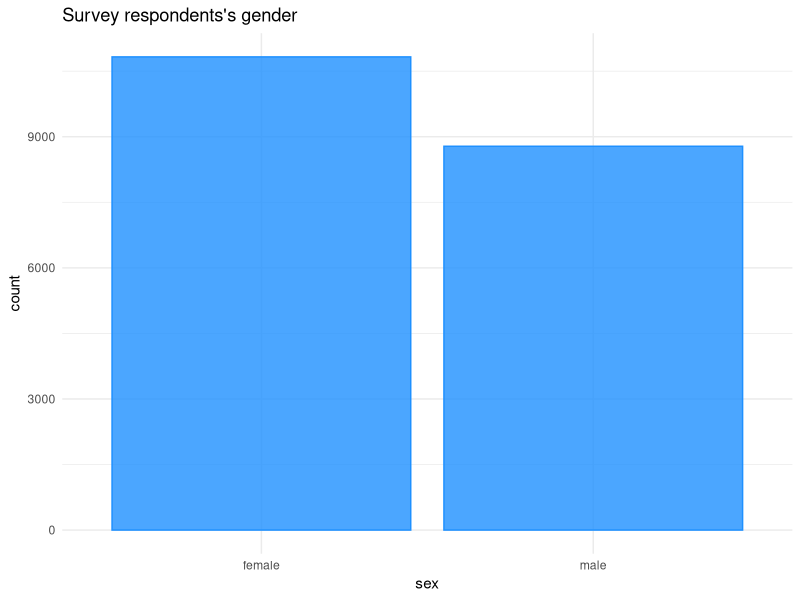
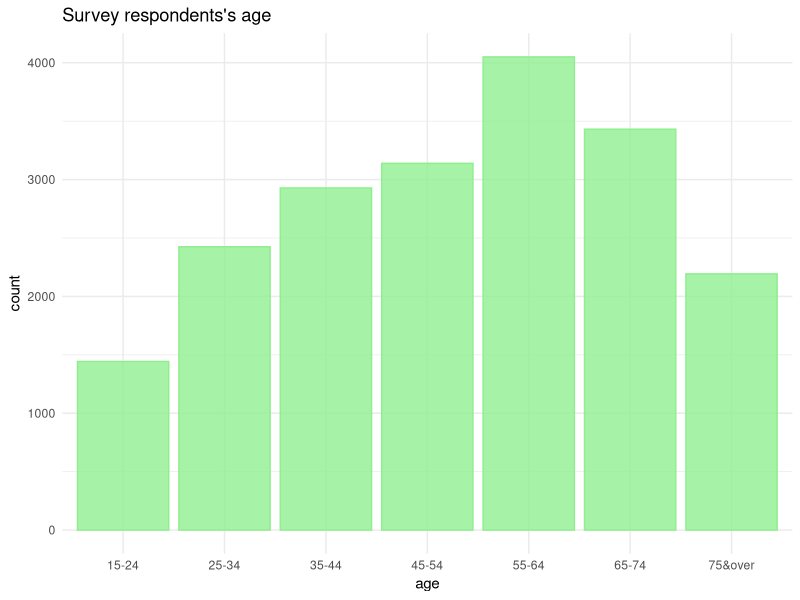
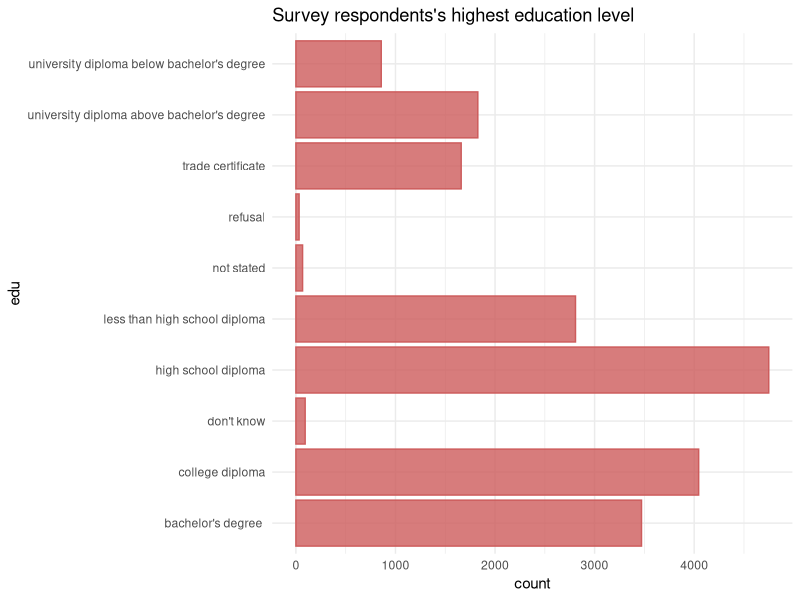
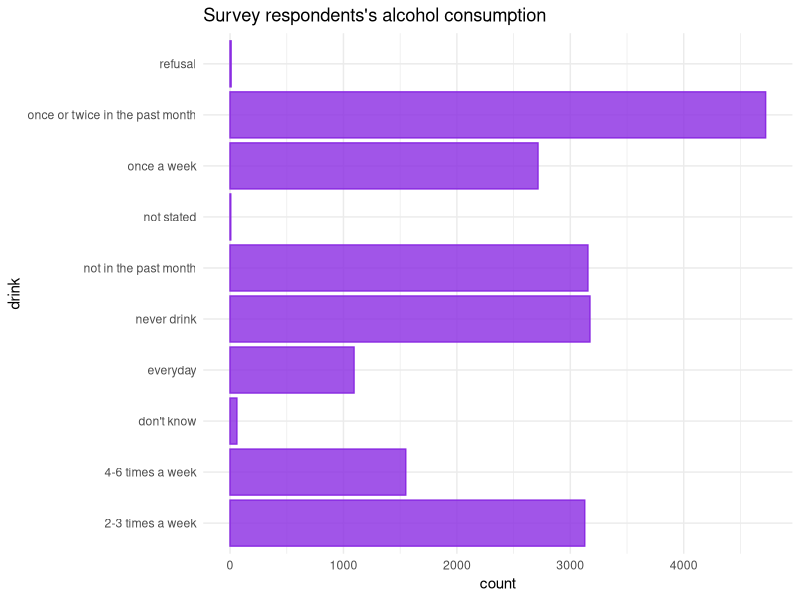
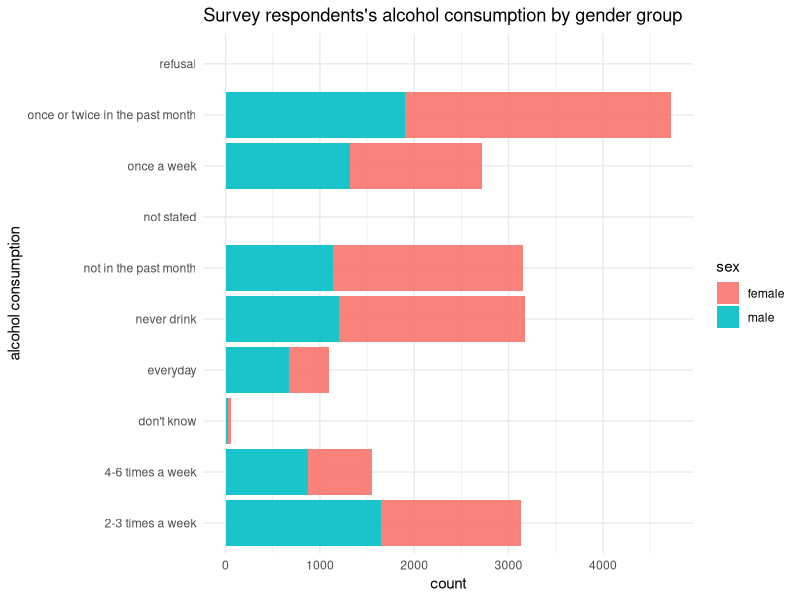
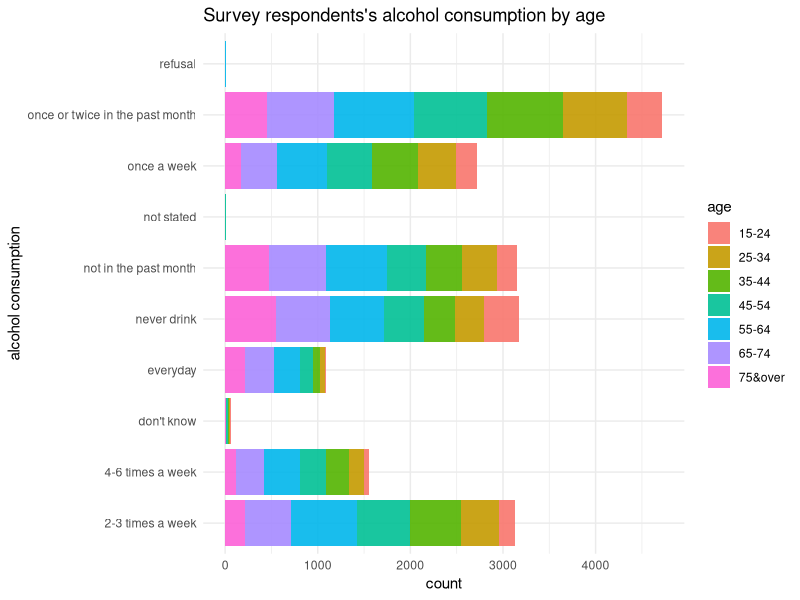
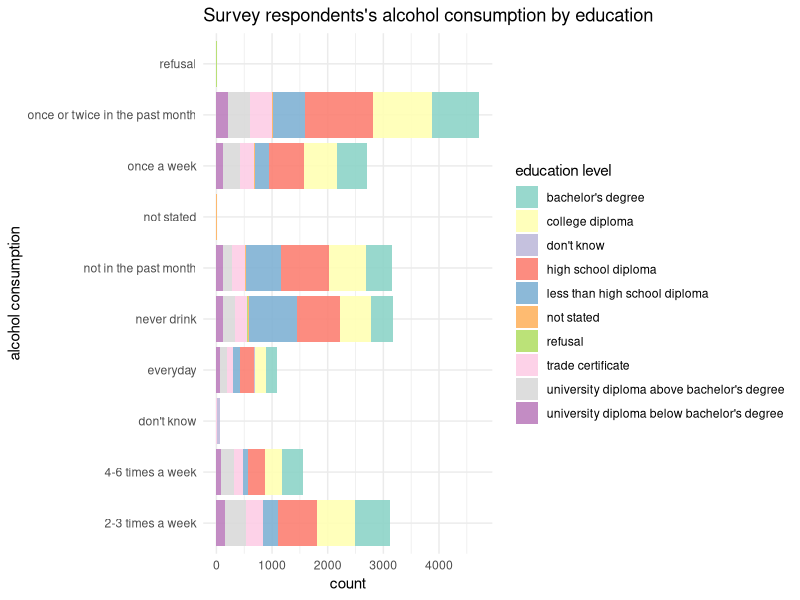

Write R code to recreate these figures, in order. (Note: this script raises an error after producing the figures.)
## ---- chunk 1
library(tidyverse)
library(dplyr)
library(ggplot2)
library(knitr)
library(tidytext)
library(lmtest)
## ---- chunk 2
# import raw dataset
raw_df <- read_csv("AACos3du.csv")
## ---- chunk 3
# cleaning process  
df <- raw_df %>% 
  select(CASEID, sex, agegr10, ehg3_01 , drr_110) %>% 
  rename(id = CASEID, 
         age = agegr10, 
         edu = ehg3_01,
         drink = drr_110) 
write_csv(df, "df.csv")

df1 <- df %>% 
  mutate(sex = case_when(sex == 1 ~ "male",
                         sex == 2 ~ "female",
                         sex == 6 ~ "valid skip",
                         sex == 7 ~ "don't know",
                         sex == 8 ~ "refusal",
                         sex == 9 ~ "not stated"),
         age = case_when(age == 1 ~ "15-24",
                         age == 2 ~ "25-34",
                         age == 3 ~ "35-44",
                         age == 4 ~ "45-54",
                         age == 5 ~ "55-64",
                         age == 6 ~ "65-74",
                         age == 7 ~ "75&over",
                         age== 96 ~ "valid skip",
                         age == 97 ~ "don't know",
                         age == 98 ~ "refusal",
                         age == 99 ~ "not stated"),
         edu = case_when(edu == 1 ~ "less than high school diploma",
                         edu == 2 ~ "high school diploma",
                         edu == 3 ~ "trade certificate",
                         edu == 4 ~ "college diploma",
                         edu == 5 ~ "university diploma below bachelor's degree",
                         edu == 6 ~ "bachelor's degree ",
                         edu == 7 ~ "university diploma above bachelor's degree",
                         edu == 96 ~ "valid skip",
                         edu == 97 ~ "don't know",
                         edu == 98 ~ "refusal",
                         edu == 99 ~ "not stated"),
         drink = case_when(drink == 1 ~ "everyday",
                           drink == 2 ~ "4-6 times a week",
                           drink == 3 ~ "2-3 times a week",
                           drink == 4 ~ "once a week",
                           drink == 5 ~ "once or twice in the past month",
                           drink == 6 ~ "not in the past month",
                           drink == 7 ~ "never drink",
                           drink == 96 ~ "valid skip",
                           drink == 97 ~ "don't know",
                           drink == 98 ~ "refusal",
                           drink == 99 ~ "not stated"))
write_csv(df1, "df1.csv")                           
## ---- chunk 4
#EDA
df1 %>% 
  ggplot(aes(x=sex))+
  geom_bar(color = "dodgerblue", fill = "dodgerblue", alpha = 0.8)+
  theme_minimal()+
  labs(title = "Survey respondents's gender")
## ---- chunk 5
#EDA
df1 %>% 
  ggplot(aes(x=age))+
  geom_bar(color = "lightgreen", fill = "lightgreen", alpha = 0.8)+
  theme_minimal()+
  labs(title = "Survey respondents's age")
## ---- chunk 6
#EDA
df1 %>% 
  ggplot(aes(x=edu))+
  geom_bar(color = "indianred", fill = "indianred", alpha = 0.8)+
  theme_minimal()+
  coord_flip()+
  labs(title = "Survey respondents's highest education level")
## ---- chunk 7
#EDA
df1 %>% 
  ggplot(aes(x=drink))+
  geom_bar(color = "blueviolet", fill = "blueviolet", alpha = 0.8)+
  theme_minimal()+
  coord_flip()+
  labs(title = "Survey respondents's alcohol consumption")
## ---- chunk 8
#EDA
df1 %>% 
  ggplot(aes(x=drink, fill = sex))+
  geom_bar(alpha = 0.9)+
  theme_minimal()+
  coord_flip()+
  labs(x = "alcohol consumption", title = "Survey respondents's alcohol consumption by gender group")

## ---- chunk 9
#EDA
df1 %>% 
  ggplot(aes(x=drink, fill = age))+
  geom_bar(alpha = 0.9)+
  theme_minimal()+
  coord_flip()+
  labs(x = "alcohol consumption", title = "Survey respondents's alcohol consumption by age" )
## ---- chunk 10
#EDA
df1 %>% 
  ggplot(aes(x=drink, fill = edu))+
  geom_bar(alpha = 0.9)+
  theme_minimal()+
  coord_flip()+
  scale_fill_brewer(palette="Set3")+
  labs(x = "alcohol consumption", fill = "education level", title = "Survey respondents's alcohol consumption by education" )
## ---- chunk 11
mod1  <- lm(drink ~ sex+ age + edu, data = df)
mod2 <- lm(drink ~ sex+ edu, data = df)
mod3 <- lm(drink ~ sex, data = df)
## ---- chunk 12
knitr::kable(tidy(mod1), caption = "Summary table for mod1")
## ---- chunk 13
knitr::kable(tidy(mod2), caption = "Summary table for mod2")
## ---- chunk 14
knitr::kable(tidy(mod3), caption = "Summary table for mod3")
## ---- chunk 15
tibble(anova(mod2, mod3)) %>% 
  knitr::kable(caption = "The ANOVA test between mod2 and mod3")

tibble(anova(mod2, mod1)) %>% 
  knitr::kable(caption = "The ANOVA test between mod2 and mod1")
